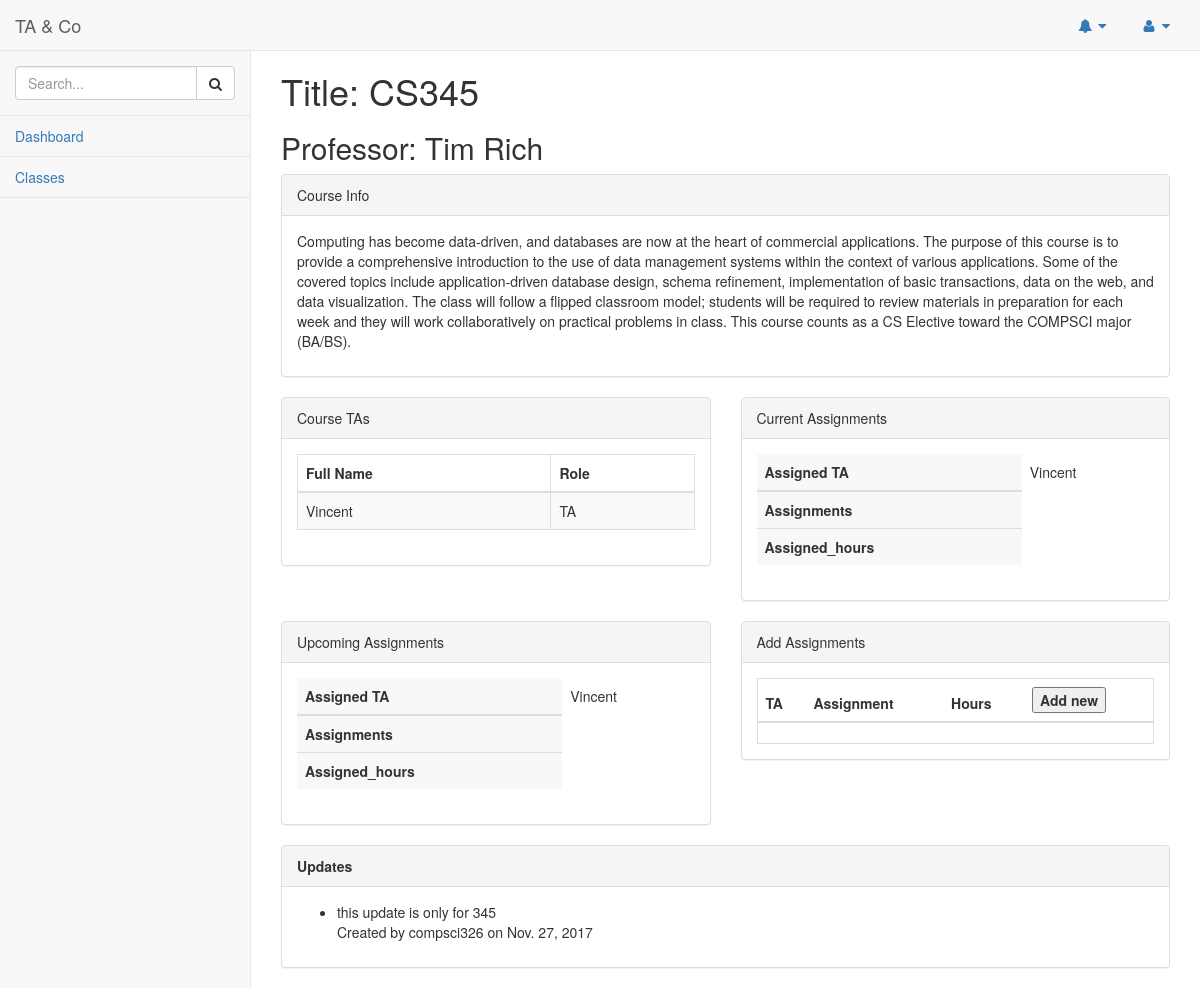
The app's page /taco/course/fd3e6988-911c-477f-ac03-bae2a34b6d56 (signed in), older data.
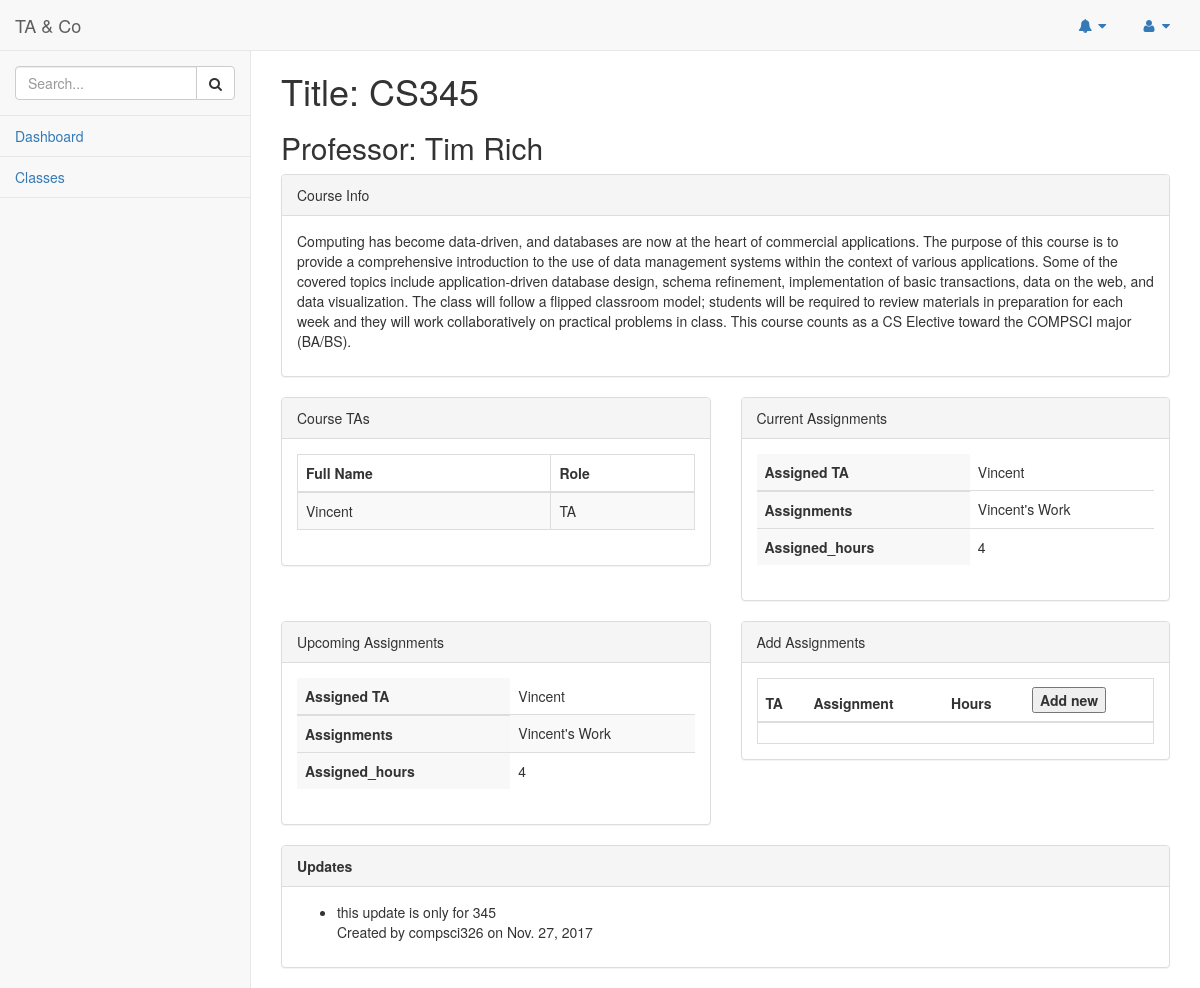
The same page, newer data.
### taco/models.py (models this page shows, shortened)
class Ta(models.Model):
	tid = models.UUIDField(primary_key=True, default=uuid.uuid4, help_text="Unique ID for the TA")
	full_name = models.CharField(max_length=200, help_text="Enter Full Name")
	def __str__(self):
		return '%s' % (self.full_name)

class Update(models.Model):
    comment = models.TextField(blank=True, null=True)
    user = models.ForeignKey(User, default=1)
    date = models.DateField(default=date.today)
    class Meta:
        abstract = True

class CourseUpdate(Update):
    course = models.ForeignKey(Course)

class Assignment(models.Model):
	aid = models.UUIDField(primary_key=True, default=uuid.uuid4, help_text="Unique ID for the Assignment")
	cid = models.ForeignKey('Course', on_delete=models.SET_NULL, null=True)
	aname = models.CharField(max_length=200, help_text="Enter a name for the Assignment")
	assigned_hours = models.IntegerField(default=0, help_text="number of assigned hours")
	tid = models.ForeignKey('TA', on_delete=models.SET_NULL, null=True)

### taco/views.py (the view)
# urls.py: url(r'^course/(?P<pk>[A-Za-z0-9-]+)$', views.CourseDetailView.as_view(), name='course-detail'),
class CourseDetailView(LoginRequiredMixin, generic.DetailView):
    model = Course

### taco/models.py (called while the page is built)
	def get_assignments(self):
		return Assignment.objects.filter(cid = self.cid).all()

	def __str__(self):
		return '%s' % (self.pname)

### taco/templatetags/auth_extra.py (called while the page is built)
@register.filter(name='has_group')
def has_group(user, group_name):
    group = Group.objects.get(name=group_name)
    return True if group in user.groups.all() else False

### taco/templates/taco/course_detail.html (shortened to what the changed rows need)
{% extends "base_generic.html" %}
{% load auth_extra %}
{% block content %}
  <div class="col-lg-12">
      <div class="row">
          <div class="col-lg-12">
              <h1> Title: {{course.cname}}</h1>
              <h2> Professor: {{course.professor}} </h2>
          </div>
      </div>
      <div class="row">
          <div class="col-lg-6">
              <div class="panel panel-default">
                  <div class="panel-body">
                      <div class="table-responsive">
                          <table class="table table-striped table-bordered table-hover">
                              <thead>
                                  <tr>
                                      <th>Full Name</th>
                                      <th>Role</th>
                                  </tr>
                              </thead>
                              <tbody>
                                  {% for ta in course.ta.all %}
                                  <tr>
                                      <td>{{ ta.full_name }}</td>
                                      <td>TA</td>
                                  </tr>
                                  {% endfor %}
                              </tbody>
                          </table>
                      </div>
                  </div>
              </div>
          </div>
          <div class="col-lg-6">
              <div class="panel panel-default">
                  <div class="panel-body">
                      <div class="table-responsive">
                          <table id="current-assignment-table" class="table">
                              <thead>
                                  <tr>
                                    <th bgcolor="#f8f8f8">Assigned TA</th>
                                    {% for ta in course.ta.all %}
                                      <td>{{ ta.full_name }}</td>
                                      {% endfor %}
                                  </tr>
                              </thead>
                              <tbody>
                                  <tr>
                                      <th bgcolor="#f8f8f8">Assignments</th>
                                      {% for assignment in course.get_assignments %}
                                        {% for ta in course.ta.all %}
                                            {% if ta.tid == assignment.tid.tid %}
                                                <td> {{assignment.aname}}</td>
                                            {% endif%}
                                        {% endfor %}
                                      {% endfor %}
                                  </tr>
                                  <tr>
                                      <th bgcolor="#f8f8f8">Assigned_hours</th>
                                      {% for assignment in course.get_assignments %}
                                        {% for ta in course.ta.all %}
                                            {% if ta.tid == assignment.tid.tid %}
                                                <td> {{assignment.assigned_hours}}</td>
                                            {% endif%}
                                        {% endfor %}
                                      {% endfor %}
                                  </tr>
                              </tbody>
                          </table>
                      </div>
                  </div>
              </div>
          </div>
      </div>
      <div class="row">
          <div class="col-lg-6">
              <div class="panel panel-default">
                  <div class="panel-body">
                      <div class="table-responsive">
                          <table class="table table-striped">
                              <thead>
                                  <tr>
                                    <th bgcolor="#f8f8f8">Assigned TA</th>
                                    {% for ta in course.ta.all %}
                                      <td colspan="1">{{ ta.full_name }}</td>
                                      {% endfor %}
                                  </tr>
                              </thead>
                              <tbody>
                                 <tr>
                                      <th bgcolor="#f8f8f8">Assignments</th>
                                      {% for assignment in course.get_assignments %}
                                        {% for ta in course.ta.all %}
                                            {% if ta.tid == assignment.tid.tid %}
                                                <td> {{assignment.aname}}</td>
                                            {% endif%}
                                        {% endfor %}
                                      {% endfor %}
                                  </tr>
                                  <tr>
                                      <th bgcolor="#f8f8f8">Assigned_hours</th>
                                      {% for assignment in course.get_assignments %}
                                        {% for ta in course.ta.all %}
                                            {% if ta.tid == assignment.tid.tid %}
                                                <td> {{assignment.assigned_hours}}</td>
                                            {% endif%}
                                        {% endfor %}
                                      {% endfor %}
                                  </tr>
                              </tbody>
                          </table>
                      </div>
                  </div>
              </div>
          </div>
              {% if request.user|has_group:"Teaching Assistants" %}
          {% else %}
          <div class="col-lg-6">
              <div class="panel panel-default">
                  <div class="panel-body">
                      <div class="table-responsive table-bordered">
                          <table class="table" id="myTable">
                              <thead>
                                  <tr>
                                      <th>TA</th>
                                      <th>Assignment</th>
                                      <th>Hours</th>
                                      <th> <button onclick="myCreateFunction()">Add new</button></th>
                                  </tr>
                              </thead>
                          </table>
                      </div>
                  </div>
              </div>
          </div>
          {% endif%}
          </div>
              <div class="row">
          <div class="col-lg-12">
              <div class="panel panel-default">
                  <div class="panel-body">
                                  <ul>
                                    {% for update in course.courseupdate_set.all %}
                                      <li>
                                        <p>{{ update.comment }}<br>Created by {{ update.user }} on {{ update.date }}</p>
                                      </li>
                                    {% endfor %}
                                  </ul>
                  </div>
              </div>
          </div>
      </div>
      </div>
  </div>
{% endblock %}

Row changes from the older to the newer data that the page shows:
added Assignment: aname "Vincent's Work", assigned_hours "4"
